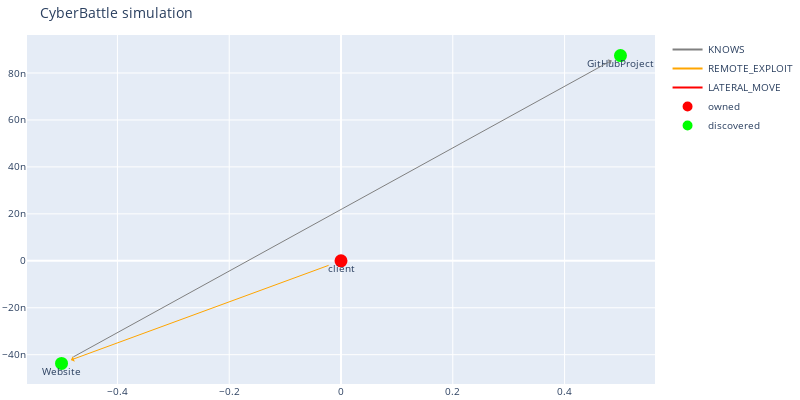

Notebook source saved alongside this figure:
### Code cell
# 2
github = c2.run_remote_attack("client", "Website", "ScanPageContent")
dbg.plot_discovered_network()

### Figure 1 — Plotly figure (JSON) as saved in the notebook; plotly's stock layout.template omitted (floating-point values rounded to 4 significant figures)
{"data": [{"line": {"color": "gray"}, "mode": "lines", "name": "KNOWS", "type": "scatter", "x": [0], "y": [0]}, {"line": {"color": "orange"}, "mode": "lines", "name": "REMOTE_EXPLOIT", "type": "scatter", "x": [0], "y": [0]}, {"line": {"color": "red"}, "mode": "lines", "name": "LATERAL_MOVE", "type": "scatter", "x": [0], "y": [0]}, {"hoverinfo": "text", "marker": {"color": "#D32F2E", "line": {"color": "rgb(255,0,0)", "width": 8}, "size": 5, "symbol": "circle-dot"}, "mode": "markers+text", "name": "owned", "text": ["client"], "textposition": "bottom center", "type": "scatter", "x": [0], "y": [0]}, {"hoverinfo": "text", "marker": {"color": "#0e9d00", "line": {"color": "rgb(0,255,0)", "width": 8}, "size": 5, "symbol": "circle-dot"}, "mode": "markers+text", "name": "discovered", "text": ["Website", "GitHubProject"], "textposition": "bottom center", "type": "scatter", "x": [-0.5, 0.5], "y": [-4.371e-08, 8.742e-08]}], "layout": {"annotations": [{"align": "center", "arrowcolor": "gray", "arrowhead": 1, "arrowsize": 1, "arrowwidth": 1, "ax": -0.5, "axref": "x", "ay": -4.371e-08, "ayref": "y", "hovertext": "KNOWS", "opacity": 1, "showarrow": true, "standoff": 10, "startstandoff": 10, "x": 0.5, "xref": "x", "y": 8.742e-08, "yref": "y"}, {"align": "center", "arrowcolor": "orange", "arrowhead": 1, "arrowsize": 1, "arrowwidth": 1, "ax": 0, "axref": "x", "ay": 0, "ayref": "y", "hovertext": "REMOTE_EXPLOIT", "opacity": 1, "showarrow": true, "standoff": 10, "startstandoff": 10, "x": -0.5, "xref": "x", "y": -4.371e-08, "yref": "y"}], "autosize": false, "font": {"size": 10}, "height": 400, "hovermode": "closest", "margin": {"b": 15, "l": 2, "r": 2, "t": 35}, "showlegend": true, "title": {"text": "CyberBattle simulation"}, "width": 800}}
